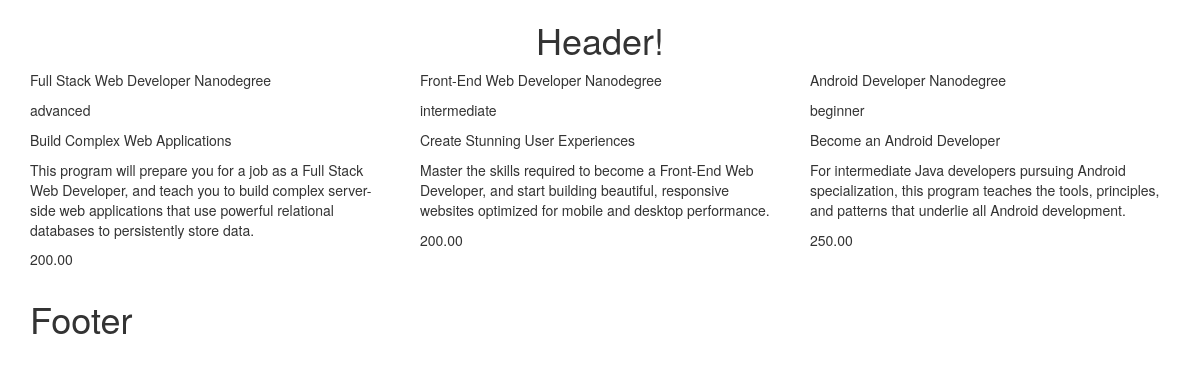
Page /mooc/ on the committed database.
### mooc/models.py (models this page shows, shortened)
class Programs(models.Model):
	name = models.CharField(max_length=50)
	slogan = models.TextField(max_length=5000)
	description = models.TextField(max_length=5000)
	cost = models.DecimalField(max_digits=6, decimal_places=2)
	has_plus = models.BooleanField(default=True)
	is_active = models.BooleanField(default=True)
	timeline = models.IntegerField(default=0)
	released_date = models.DateField(auto_now_add=True)
	skill_level = models.CharField(max_length=50, null=True, choices=[("beginner", "beginner"), ("intermediate", "intermediate"), ("advanced", "advanced")])

### mooc/views.py (the view)
class IndexView(ListView):
	template_name = 'mooc/index.html'
	queryset = Programs.objects.all()
	context_object_name = 'programs'

### mooc/templates/mooc/index.html
{% extends 'base.html' %}
{% block content %}
	<div class="row">
	{% for program in programs %}
		<div class="col-md-4">
			<p>{{ program.name }}</p>
			<p>{{ program.skill_level }} </p>
			<p>{{ program.slogan }}</p>
			<p>{{ program.description }}</p>
			<p>{{ program.cost }}</p>
		</div>
	{% endfor %}
	</div>
{% endblock %}

### rows in the picture
Programs: name "Full Stack Web Developer Nanodegree", skill_level "advanced", slogan "Build Complex Web Applications", description "This program will prepare you for a job as a Full Stack Web Developer, and teach you to build complex server-side web applications that use powerful relational databases to persistently store data.", cost "200.00"
Programs: name "Front-End Web Developer Nanodegree", skill_level "intermediate", slogan "Create Stunning User Experiences", description "Master the skills required to become a Front-End Web Developer, and start building beautiful, responsive websites optimized for mobile and desktop performance.", cost "200.00"
Programs: name "Android Developer Nanodegree", skill_level "beginner", slogan "Become an Android Developer", description "For intermediate Java developers pursuing Android specialization, this program teaches the tools, principles, and patterns that underlie all Android development.", cost "250.00"
